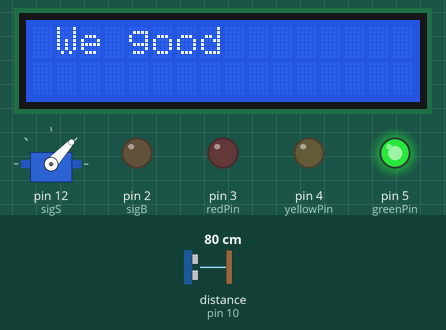
Bench run of a sketch on a simulated Arduino Uno, built with avr-gcc and run on an emulated ATmega328P. On the bench: servo, 16×2 character LCD, output pins drawn as LEDs (lit = HIGH). Wiring (inferred from the names in the program): ultrasonic range finder: trigger pin 11; echo pin 10. Dashed ring = blinking. The test bench sets the inputs (shaded band); at power-on: distance to the obstacle (sensor on pin 10) 80 cm. The echo pulse lasts 58.3 µs per cm; pins used as bus, display or sensor lines are not drawn; what the sketch prints to the serial monitor is not drawn.

Above: at 2.9 s.
3.0 s: distance to the obstacle (sensor on pin 10) set to 2 cm
At 3.85 s:
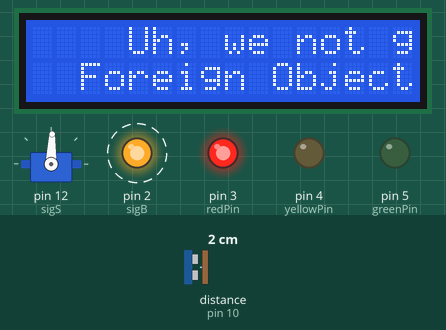
5.8 s: distance to the obstacle (sensor on pin 10) set to 52 cm
At 8.3 s:
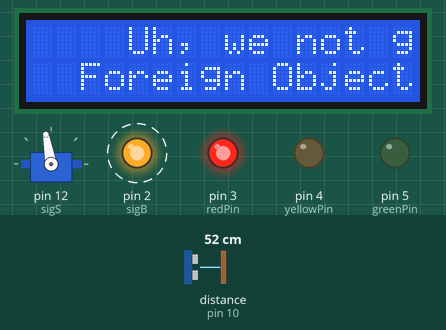
8.8 s: distance to the obstacle (sensor on pin 10) set to 60 cm
At 10.17 s:
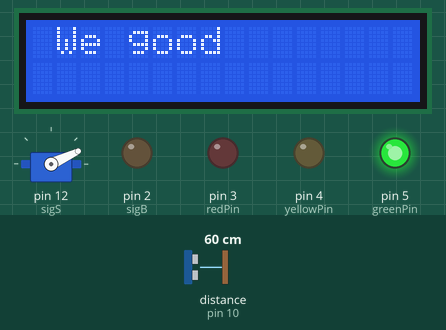
10.5 s: distance to the obstacle (sensor on pin 10) set to 4 cm
At 11.41 s:
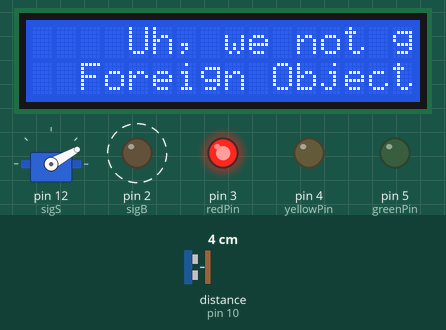
13.0 s: distance to the obstacle (sensor on pin 10) set to 120 cm
At 13.31 s:
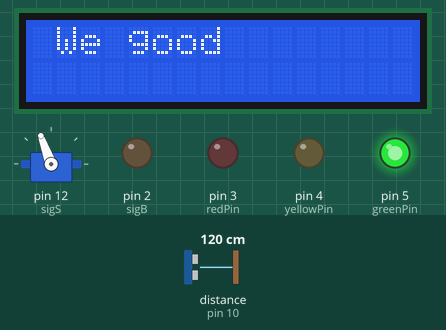
15.6 s: distance to the obstacle (sensor on pin 10) set to 9 cm
At 20.93 s:
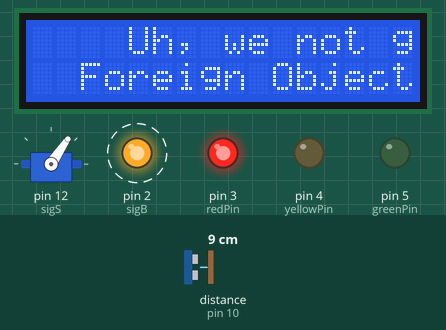
Timing chart, 0 to 28.2 s (numbered marks = the images above; inputs shaded):
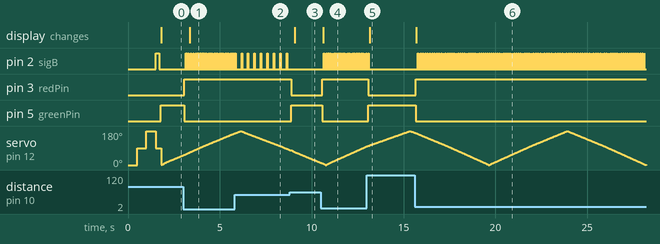

The sketch:

Prim_Sonar_sketch_WIP.ino
```cpp
//Arduino Code Prim

// Needs to be stress tested and debugged.

//-------------- Libraries -------------------
#include <Servo.h>
#include <Wire.h>
#include <LiquidCrystal_I2C.h>

// Ignore error in Visual Studio Code. The libraries are found in the Arduino IDE.

//-------------- Pin Assignment ----------------
const int greenPin = 5; // Green
const int yellowPin = 4; // Yellow
const int redPin = 3; // Red

// Buzzer Pins
const int sigB = 2; // Signal Buzzer

// Ultrasonic Sensor
const int trig = 11; // Trigger Ultrasonic
const int echo = 10; // Echo Ultrasonic

// Servo Pins
const int sigS = 12; // Signal Servo

//--------- Config ---------
const long BAUD_RATE = 9600;
const int thresholdCM = 50; // Base threshold
const int minAngle = 0; // Min servo angle
const int maxAngle = 180; // Max servo Angle
const int stepAngle = 1; // Step size
const uint16_t servoMs = 20; // Step interval
const uint32_t echoTOus = 20000UL; // Ultrasonic timeout

//------- Hysteresis & Stability --------
const int thresholdEnterCM = 50; // Enter Alert
const int thresholdExitCM = 55; // Exit Alert
const byte stableN = 3; // Stable count
byte enterCnt = 0, exitCnt = 0;

//------ LCD -------
LiquidCrystal_I2C lcd(0x27, 16, 2);

//-------- Globals ---------
Servo scanner;
int angleCur = minAngle;
int dir = +1;

bool alertNow = false;
bool lastAlert = false;
uint32_t tServoNext = 0;

//----- Buzzer scheduler ------
bool buzzOn = false;
uint32_t tBuzzNext = 0; // When buzzer next can toggle
uint16_t buzzOnMs = 20; // Buzzer on time
uint16_t buzzOffMs = 200; // Buzzer off time

long lastDistCM = 9999;

//------- Helpers --------
// Measure distance (cm)
long measureDistanceCM() {
  digitalWrite(trig, LOW);
  delayMicroseconds(2);
  digitalWrite(trig, HIGH);
  delayMicroseconds(10);
  digitalWrite(trig, LOW);

  unsigned long dur = pulseIn(echo, HIGH, echoTOus);
  if (dur == 0) return 9999;

  long cm = (long)(dur / 58.0);
  if (cm <= 0) cm = 9999;
  return cm;
}

// Send Data to Serial
void sendData(int angle, long dist) {
  Serial.print(angle);
  Serial.print(",");
  Serial.print(dist);
  Serial.print(".");
}

// LED State
void setIdleIndicators() {
  digitalWrite(greenPin, HIGH);
  digitalWrite(yellowPin, LOW);
  digitalWrite(redPin, LOW);
}

void setAlertIndicators() {
  digitalWrite(redPin, HIGH);
  digitalWrite(yellowPin, LOW);
  digitalWrite(greenPin, LOW);
}

// LCD messages
void lcdSetEmpty() {
  lcd.clear();
  lcd.setCursor(1, 0);
  lcd.print("We good");
  lcd.setCursor(0, 1);
  lcd.print("                ");
}

void lcdSetWarning() {
  lcd.clear();
  lcd.setCursor(4, 0);
  lcd.print("Uh, we not good");
  lcd.setCursor(2, 1);
  lcd.print("Foreign Object");
}

// Update LCD if stage changes
void updLCD(bool stage) {
  if (stage != lastAlert) {
    if (stage) lcdSetWarning();
    else lcdSetEmpty();
    lastAlert = stage;
  }
}

// Stable alert decision
bool computeStableAlert(long dist) {
  static bool state = false;

  if (!state) {
    if (dist <= thresholdEnterCM) {
      if (++enterCnt >= stableN) {
        state = true;
        enterCnt = 0;
        exitCnt = 0;
      }
    } else {
      enterCnt = 0;
    }
  } else {
    if (dist >= thresholdExitCM || dist == 9999) {
      if (++exitCnt >= stableN) {
        state = false;
        exitCnt = 0;
        enterCnt = 0;
      }
    } else {
      exitCnt = 0;
    }
  }

  return state;
}

// Buzzer Timing
void updBuzzScheduler(bool state, long dist) {
  if (!state) {
    digitalWrite(sigB, LOW);
    buzzOn = false;
    return;
  }

  int mapped = map((int)dist, 5, thresholdCM, 60, 300);
  mapped = constrain(mapped, 40, 400);
  buzzOffMs = (uint16_t)mapped;
}

// ------ Setup -------
void setup() {
  pinMode(greenPin, OUTPUT);
  pinMode(yellowPin, OUTPUT);
  pinMode(redPin, OUTPUT);
  pinMode(sigB, OUTPUT);
  pinMode(trig, OUTPUT);
  pinMode(echo, INPUT);

  digitalWrite(greenPin, LOW);
  digitalWrite(yellowPin, LOW);
  digitalWrite(redPin, LOW);
  digitalWrite(sigB, LOW);

  Serial.begin(BAUD_RATE);
  Serial.println("Startup test: servo and buzzer");

  scanner.attach(sigS);
  scanner.write(0);
  delay(500);
  scanner.write(90);
  delay(500);
  scanner.write(180);
  delay(500);
  scanner.write(90);

  digitalWrite(sigB, HIGH);
  delay(200);
  digitalWrite(sigB, LOW);

  lcd.init();
  lcd.backlight();
  lcd.clear();
  lcdSetEmpty();

  setIdleIndicators();

  uint32_t tNow = millis();
  tServoNext = tNow + servoMs;
  tBuzzNext = tNow;
}

// ------ Loop -------
void loop() {
  uint32_t now = millis();

  // Servo & Distance
  if ((int32_t)(now - tServoNext) >= 0) {
    tServoNext = now + servoMs;

    // Move Servo
    angleCur += dir * stepAngle;
    if (angleCur >= maxAngle) {
      angleCur = maxAngle;
      dir = -1;
    } else if (angleCur <= minAngle) {
      angleCur = minAngle;
      dir = +1;
    }
    scanner.write(angleCur);

    // Distance
    long d = measureDistanceCM();
    lastDistCM = d;

    Serial.print("Angle=");
    Serial.print(angleCur);
    Serial.print(" Dist=");
    Serial.println(d);

    // Alert state
    alertNow = computeStableAlert(d);
    if (alertNow) setAlertIndicators();
    else setIdleIndicators();

    updLCD(alertNow);
    updBuzzScheduler(alertNow, d);
    sendData(angleCur, d);
  }

  // Buzzer Update
  if (alertNow) {
    if ((int32_t)(now - tBuzzNext) >= 0) {
      buzzOn = !buzzOn;
      digitalWrite(sigB, buzzOn ? HIGH : LOW);
      tBuzzNext = now + (buzzOn ? buzzOnMs : buzzOffMs);
    }
  } else {
    digitalWrite(sigB, LOW);
    buzzOn = false;
  }
}
```

Measured:
- the behaviour switches between 55 and 56 cm on distance to the obstacle (sensor on pin 10) (found by bisection; images 2 and 3)
- after the input at 3.0 s, pin 2 (sigB): alternates HIGH for 0.02 s and LOW for 0.05 s, starting after 0.14 s; pin 3 (redPin): LOW → HIGH after 0.07 s; pin 5 (greenPin): HIGH → LOW after 0.07 s; the display: changes after 0.37 s (image 1)
- after the input at 5.8 s, pin 2 (sigB): alternates HIGH for 0.03 s and LOW for 0.32 s, starting after 0.38 s
- after the input at 8.8 s, pin 2 (sigB): stops changing and stays LOW; pin 3 (redPin): HIGH → LOW after 0.08 s; pin 5 (greenPin): LOW → HIGH after 0.08 s; the display: changes after 0.29 s (image 3)
- after the input at 10.5 s, pin 2 (sigB): alternates HIGH for 0.02 s and LOW for 0.07 s, starting after 0.16 s; pin 3 (redPin): LOW → HIGH after 0.07 s; pin 5 (greenPin): HIGH → LOW after 0.07 s; the display: changes after 0.14 s (image 4)
- after the input at 13.0 s, pin 2 (sigB): goes on until 13.1 s, then stays LOW; pin 3 (redPin): HIGH → LOW after 0.09 s; pin 5 (greenPin): LOW → HIGH after 0.09 s; the display: changes after 0.16 s (image 5)
- after the input at 15.6 s, pin 2 (sigB): alternates HIGH for 0.02 s and LOW for 0.09 s, starting after 0.18 s; pin 3 (redPin): LOW → HIGH after 0.07 s; pin 5 (greenPin): HIGH → LOW after 0.07 s; the display: changes after 0.10 s (image 6)
